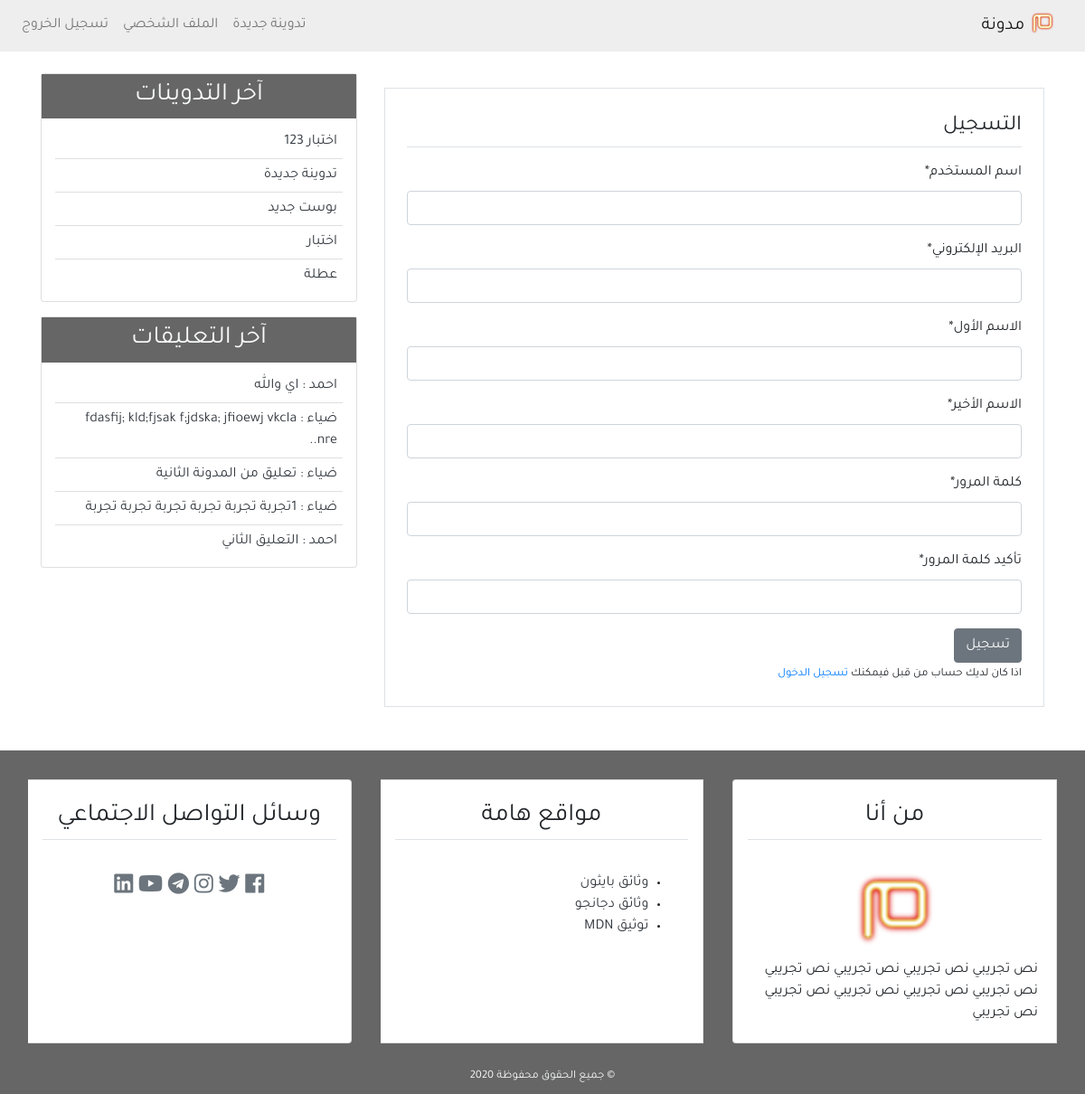
The page /register/ (signed in) on the database its author committed.
### blog/models.py (models this page shows, shortened)
class Post(models.Model):
    title = models.CharField(max_length=100)
    content = models.TextField()
    post_date = models.DateTimeField(default=timezone.now)
    post_update = models.DateTimeField(auto_now=True)
    author = models.ForeignKey(User , on_delete=models.CASCADE)
    class Meta:
        ordering = ('-post_date',)

class Comment(models.Model):
    name = models.CharField(max_length=50 , verbose_name="الاسم")
    email = models.EmailField(verbose_name="البريد الإلكتروني")
    body = models.TextField(verbose_name="التعليق")
    comment_date = models.DateTimeField(auto_now_add=True)
    active = models.BooleanField(default=False)
    post = models.ForeignKey(Post , on_delete=models.CASCADE , related_name='comments')
    class Meta:
        ordering = ('-comment_date',)

### user/views.py (the view)
# urls.py: path('register/' , views.register , name='register'),
def register(request):
    if request.method == 'POST':
        form = UserCreationForm(request.POST)
        if form.is_valid():
            new_user = form.save(commit=False)
            new_user.set_password(form.cleaned_data['password1'])
            new_user.save()
            messages.success(request , f'تهانينا {new_user} لقد تمت عملية التسجيل بنجاح')
            return redirect('login')
    else:
        form = UserCreationForm()
    return render(request , 'user/register.html' , {
        'title' : 'التسجيل',
        'form' : form,
    })

### user/forms.py (shortened to what this page needs)
class UserCreationForm(forms.ModelForm):
    username = forms.CharField(label='اسم المستخدم' , max_length=30)
    email = forms.EmailField(label='البريد الإلكتروني')
    first_name = forms.CharField(label='الاسم الأول')
    last_name = forms.CharField(label='الاسم الأخير')
    password1 = forms.CharField(label='كلمة المرور' , widget=forms.PasswordInput() , min_length=8)
    password2 = forms.CharField(label='تأكيد كلمة المرور' , widget=forms.PasswordInput() , min_length=8)
    class Meta:
        model = User
        fields = ('username' , 'email' ,'first_name' , 'last_name' , 'password1' , 'password2')

### blog/templatetags/post_tag.py (called while the page is built)
@register.inclusion_tag('blog/latest_post.html')
def latest_posts():
    context = {
        'l_posts' : Post.objects.all()[0:5]
    }
    return context

@register.inclusion_tag('blog/latest_comment.html')
def latest_comments():
    context = {
        'l_comments' : Comment.objects.filter(active=True)[:5]
    }
    return context

### user/templates/user/register.html (shortened to what this page needs)
{% extends 'blog/base.html' %}
{% block content %}
{% load crispy_forms_tags %}
<div class="border p-4 mb-5 mt-3">
    <legend class="border-bottom pb-1 mb-3">التسجيل</legend>
    <form method="POST">
        {{form|crispy}}
        <input class="btn btn-secondary" type="submit" value="تسجيل">
    </form>
    <div>
        <small>اذا كان لديك حساب من قبل فيمكنك <a href="{% url 'login' %}">تسجيل الدخول</a></small>
    </div>
</div>
{% endblock content %}

### blog/templates/blog/latest_post.html
<ul class="list-group-flush latest-post">
    {% for post in l_posts %}
    <li class="list-group-item latest-post-item">
        <a class="text-dark" href="{% url 'detail' post.id %}">{{post.title}}</a>
    </li>
    {% endfor %}
</ul>

### blog/templates/blog/latest_comment.html
<ul class="list-group-flush latest-comment">
    {% for comment in l_comments %}
    <li class="list-group-item latest-comment-item">
        <a class="text-dark" href="{% url 'detail' comment.post.id %}">
            {{comment.name}} :
            {% if comment.body|length > 45 %}
            {{comment.body|slice:'45'}}..
            {% else %}
            {{comment.body}}
            {% endif %}
        </a>
    </li>
    {% empty %}
     <li class="list-group-item latest-comment-item">لا توجد تعليقات</li>
    {% endfor %}
</ul>

### blog/static/blog/CSS/main.css (style rules this page uses)
html , body { direction: rtl; text-align: right; }
body { font-family: 'Tajawal' , sans-serif; }
.latest-post, .latest-comment { padding: 0px 15px; }
.latest-post .latest-post-item , .latest-comment .latest-comment-item { padding: 6px; }
.latest-post li:first-child , .latest-comment li:first-child { border-top: 0px; }
.latest-post li:last-child , .latest-comment li:last-child { border-bottom: 0px; padding-bottom: 0px; }

### rows shown on the page
Post: title "اختبار 123"
Post: title "تدوينة جديدة"
Post: title "بوست جديد"
Post: title "اختبار"
Post: title "عطلة"
Comment: name "احمد", body "اي والله"
Comment: name "ضياء", body "fdasfij; kld;fjsak f;jdska; jfioewj vkcla nre"
Comment: name "ضياء", body "تعليق من المدونة الثانية"
Comment: name "ضياء", body "1تجربة تجربة تجربة تجربة تجربة تجربة"
Comment: name "احمد", body "التعليق الثاني"
